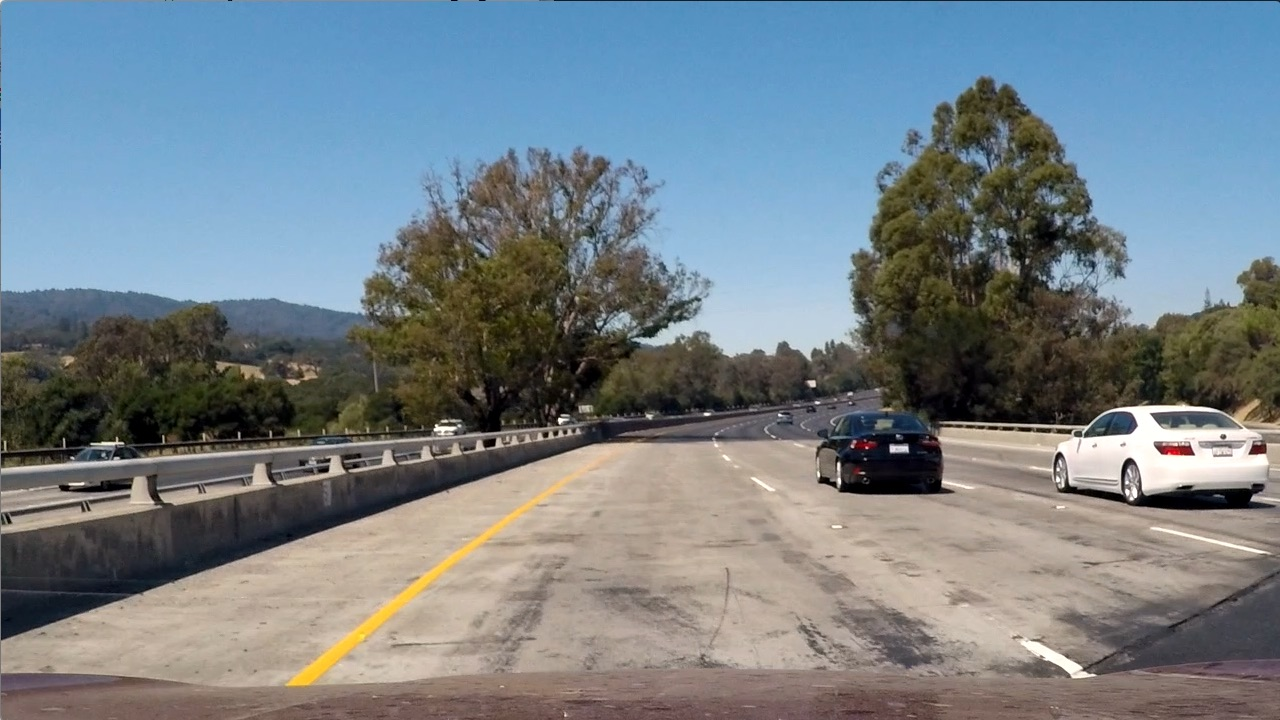
#> input picture test_images/test1.jpg, 1280 x 720 px
$ python zad2.py
#> lines starting #> are read from the running program, lines starting #| are printed output that depends on the picture
import numpy as np
import cv2
import glob

# Load calibrated camera parameters
calibratio = np.load('result_files/calib.npz')
#> (reads result_files/calib.npz from the repository)
mtx = calibratio['mtx']
dist = calibratio['dist']
rvecs = calibratio['rvecs']
tvecs = calibratio['tvecs']

# Load one of the test images
img = cv2.imread('test_images/test1.jpg')
#> img is the input picture: shape (720, 1280, 3); mean B, G, R 135.5, 128.7, 117.5
h, w = img.shape[:2]
#> h = 720; w = 1280

# Obtain the new camera matrix and undistort the image
newCameraMtx, roi = cv2.getOptimalNewCameraMatrix(mtx, dist, (w, h), 0, (w, h))
#> roi = (0, 0, 1279, 719)
undistortedImg = cv2.undistort(img, mtx, dist, None, newCameraMtx)
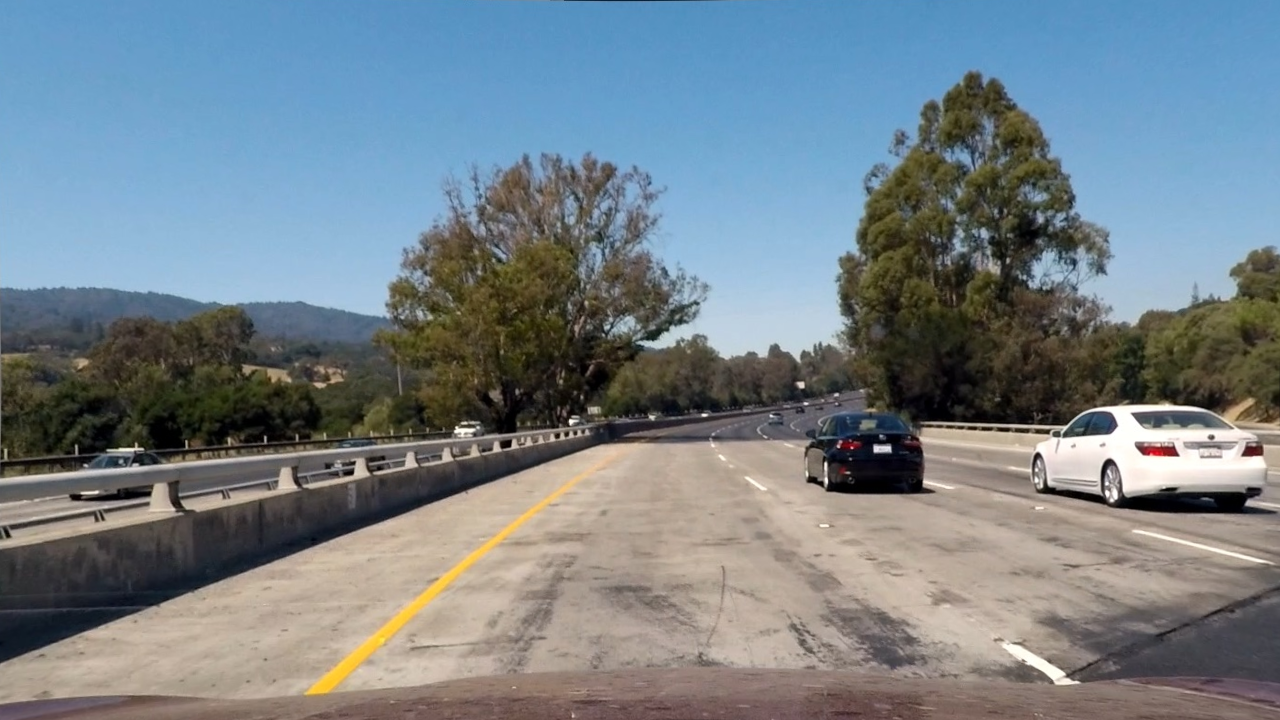
#> undistortedImg: shape (720, 1280, 3); mean B, G, R 136.2, 129.1, 117.6
# cv2.imwrite('result_files/distortion_corrected_img.jpg', np.hstack((img, undistortedImg)))
cv2.imwrite('result_files/distortion_corrected_img.jpg', undistortedImg)
# Display the final result
cv2.imshow('Result image', np.hstack((img, undistortedImg)))
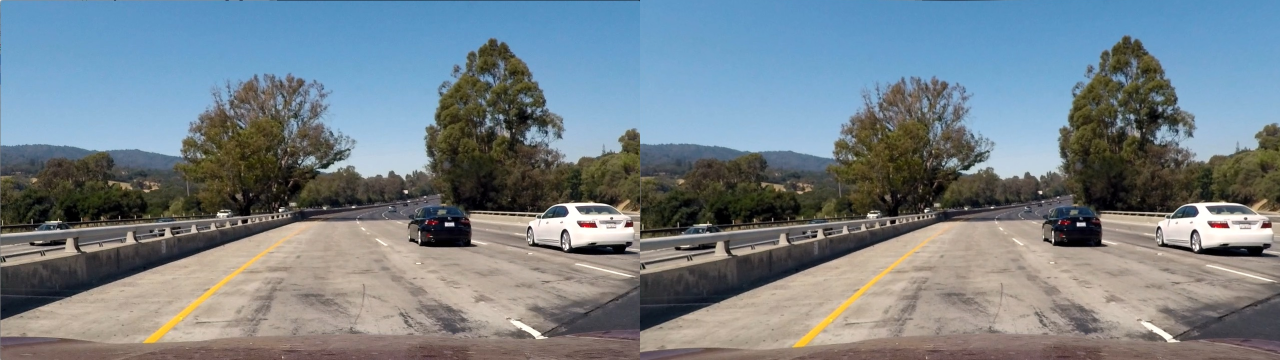
#> window 'Result image': shape (720, 2560, 3) (shown at 1/2 size); mean B, G, R 135.9, 128.9, 117.5
cv2.waitKey(0)
cv2.destroyAllWindows()
